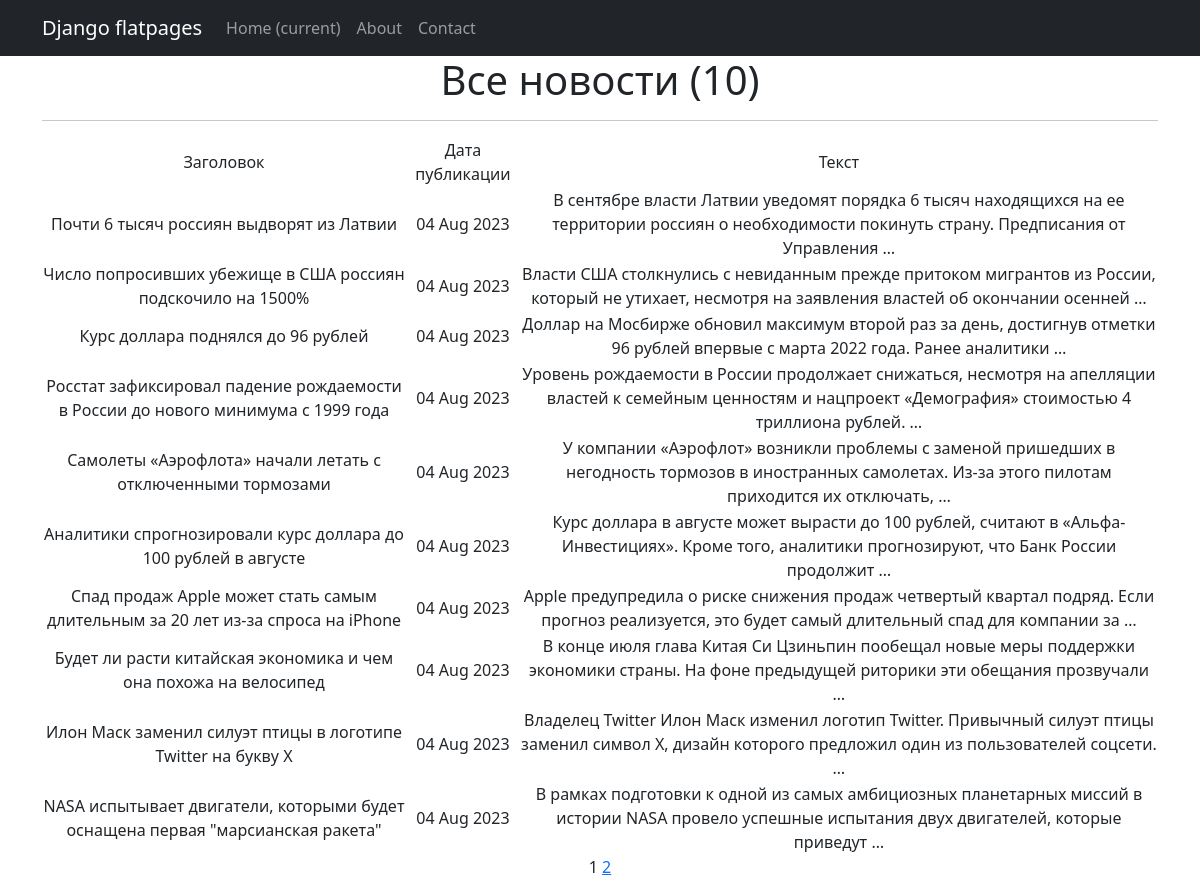
Page /news/ on the committed database.
### news/models.py (models this page shows, shortened)
class Post(models.Model):
    news = 'N'
    article = 'A'
    POSITIONS = [
        (news, 'Новость'),
        (article, 'Статья')
    ]
    author = models.ForeignKey(Author, on_delete=models.CASCADE)
    select = models.CharField(max_length=1, choices=POSITIONS, default=news)
    datetime = models.DateTimeField(auto_now_add=True)
    title = models.CharField(max_length=255)
    text = models.TextField()
    rating = models.IntegerField(default=0)

### news/views.py (the view)
# urls.py: path('', PostList.as_view(), name='post_list'),
class PostList(ListView):
    model = Post
    ordering = '-datetime'
    template_name = 'news.html'
    context_object_name = 'posts'
    paginate_by = 10

### news/templatetags/custom_filters.py (called while the page is built)
@register.filter()
def censor(value):
    def check_word(word):
        for j in range(0, len(word_list)):
            if word.lower() == word_list[j]:
                new_word = word[0]
                for k in range(1, len(word)):
                    new_word += '*'
                word = new_word
        return word
    if type(value) != str:
        return 'Ошибка: "value" не строка!'
    s = ''
    i = 0
    new_word = ''
    while i < len(value):
        c = value[i]
        if (c != ' ') and (c != '.') and (c != ',') and (c != '!') and (c != '?') and (c != ' '):
            new_word += c
        else:
            if new_word != '':
                s = s + check_word(new_word) + c
                new_word = ''
            else:
                s += c
        i += 1
    if new_word != '':
        s = s + check_word(new_word)
    return s

### templates/news.html (shortened to what this page needs)
{% extends 'flatpages/default.html' %}
{% load custom_filters %}
{% block content %}
   <h1>Все новости ({{ posts|length }})</h1>
   <hr>
   {% if posts %}
       <table>
           <tr>
               <td>Заголовок</td>
               <td>Дата публикации</td>
               <td>Текст</td>
           </tr>
           {% for post in posts %}
           <tr>
               <td>{{ post.title|censor }}</td>
               <td>{{ post.datetime|date:'d M Y' }}</td>
               <td>{{ post.text|censor|truncatewords:20 }}</td>
           </tr>
           {% endfor %}
       </table>
   {% else %}
       <h2>Новостей нет!</h2>
   {% endif %}
   {{ page_obj.number }}
   {% if page_obj.has_next %}
       <a href="?page={{ page_obj.next_page_number }}">{{ page_obj.next_page_number }}</a>
   {% endif %}
{% endblock content %}

### templates/flatpages/default.html (shortened to what this page needs)
<!DOCTYPE html>
<html lang="en">
    <head>
        {% load static %}
        <link href="{% static 'css/styles.css' %}" rel="stylesheet" />
    </head>
    <body>
        <nav class="navbar navbar-expand-lg navbar-dark bg-dark static-top">
           <div class="container">
               <a class="navbar-brand" href="#">Django flatpages</a>
               <div class="collapse navbar-collapse" id="navbarResponsive">
                   <ul class="navbar-nav ml-auto">
                       <li class="nav-item active">
                           <a class="nav-link" href="#">Home
                               <span class="sr-only">(current)</span>
                           </a>
                       </li>
                       <li class="nav-item">
                           <a class="nav-link" href="/about/">About</a>
                       </li>
                       <li class="nav-item">
                           <a class="nav-link" href="/contacts/">Contact</a>
                       </li>
                   </ul>
               </div>
           </div>
        </nav>
        <div class="container">
           <div class="row">
               <div class="col-lg-12 text-center">
                   {% block content %}{% endblock content %}
               </div>
           </div>
        </div>
    </body>
</html>

### rows in the picture
Post: title|censor "Почти 6 тысяч россиян выдворят из Латвии", datetime "04 Aug 2023", text|censor "В сентябре власти Латвии уведомят порядка 6 тысяч находящихся на ее территории россиян о необходимости покинуть страну. Предписания от Управления …"
Post: title|censor "Число попросивших убежище в США россиян подскочило на 1500%", datetime "04 Aug 2023", text|censor "Власти США столкнулись с невиданным прежде притоком мигрантов из России, который не утихает, несмотря на заявления властей об окончании осенней …"
Post: title|censor "Курс доллара поднялся до 96 рублей", datetime "04 Aug 2023", text|censor "Доллар на Мосбирже обновил максимум второй раз за день, достигнув отметки 96 рублей впервые с марта 2022 года. Ранее аналитики …"
Post: title|censor "Росстат зафиксировал падение рождаемости в России до нового минимума с 1999 года", datetime "04 Aug 2023", text|censor "Уровень рождаемости в России продолжает снижаться, несмотря на апелляции властей к семейным ценностям и нацпроект «Демография» стоимостью 4 триллиона рублей. …"
Post: title|censor "Самолеты «Аэрофлота» начали летать с отключенными тормозами", datetime "04 Aug 2023", text|censor "У компании «Аэрофлот» возникли проблемы с заменой пришедших в негодность тормозов в иностранных самолетах. Из-за этого пилотам приходится их отключать, …"
Post: title|censor "Аналитики спрогнозировали курс доллара до 100 рублей в августе", datetime "04 Aug 2023", text|censor "Курс доллара в августе может вырасти до 100 рублей, считают в «Альфа-Инвестициях». Кроме того, аналитики прогнозируют, что Банк России продолжит …"
Post: title|censor "Спад продаж Apple может стать самым длительным за 20 лет из-за спроса на iPhone", datetime "04 Aug 2023", text|censor "Apple предупредила о риске снижения продаж четвертый квартал подряд. Если прогноз реализуется, это будет самый длительный спад для компании за …"
Post: title|censor "Будет ли расти китайская экономика и чем она похожа на велосипед", datetime "04 Aug 2023", text|censor "В конце июля глава Китая Си Цзиньпин пообещал новые меры поддержки экономики страны. На фоне предыдущей риторики эти обещания прозвучали …"
Post: title|censor "Илон Маск заменил силуэт птицы в логотипе Twitter на букву X", datetime "04 Aug 2023", text|censor "Владелец Twitter Илон Маск изменил логотип Twitter. Привычный силуэт птицы заменил символ X, дизайн которого предложил один из пользователей соцсети. …"
Post: title|censor "NASA испытывает двигатели, которыми будет оснащена первая \"марсианская ракета\"", datetime "04 Aug 2023", text|censor "В рамках подготовки к одной из самых амбициозных планетарных миссий в истории NASA провело успешные испытания двух двигателей, которые приведут …"

### other values in the picture
{{ posts|length }} "10"
{{ page_obj.number }} "1"
{{ page_obj.next_page_number }} "2"
